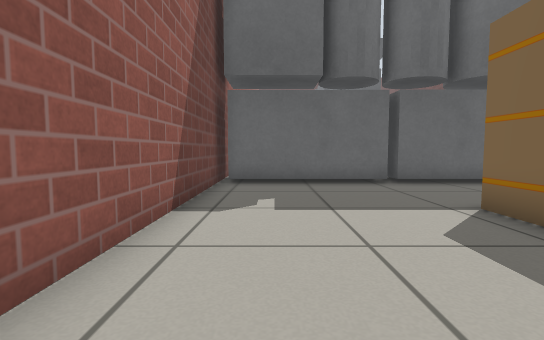
[1] (above)

20 first-person views from a walk through a world built for the Gazebo simulator. The camera is 0.5 m above the floor, tilts 4° down and sees 85° across. The floor is counted in squares, 0.5 m on a side. Each view is taken from the middle of a square. On the plan, view 1 faces up. The plan holds only what a view shows up to about 12 squares ahead; the rest is blank. Simple patterns stand in for the simulator's built-in surfaces. Some surface patterns are stand-ins.

[2]
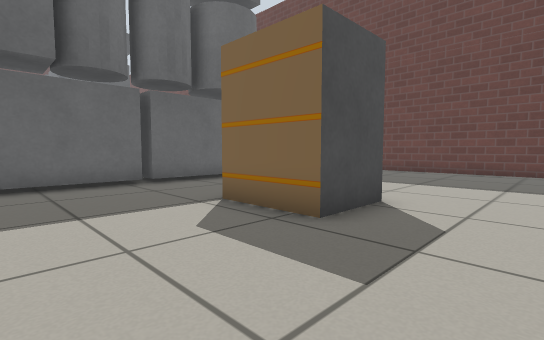

[3]
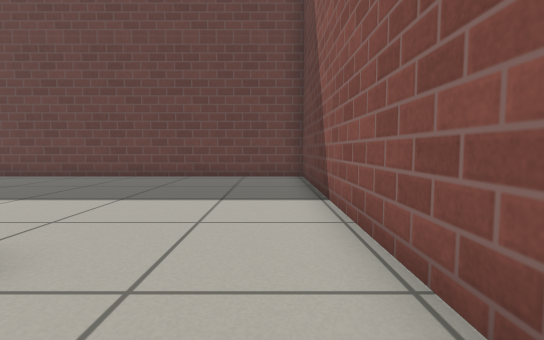

[4]
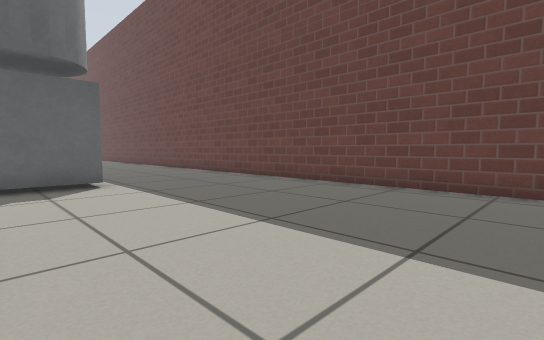

[5]
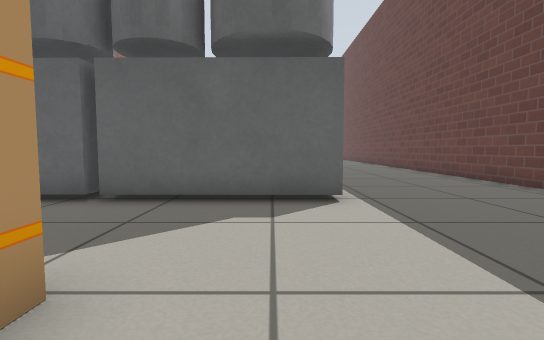

[6]
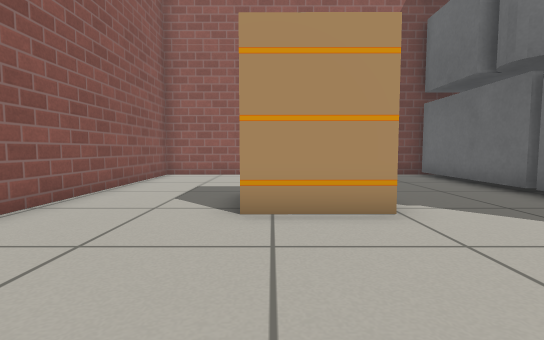

[7]
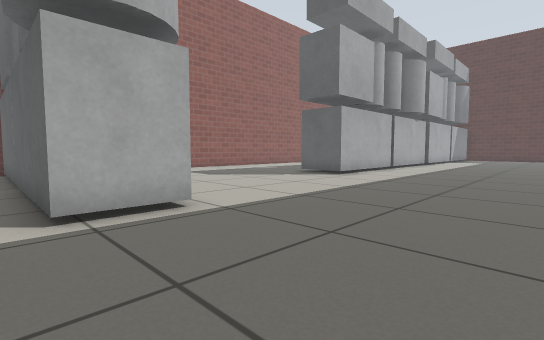

[8]
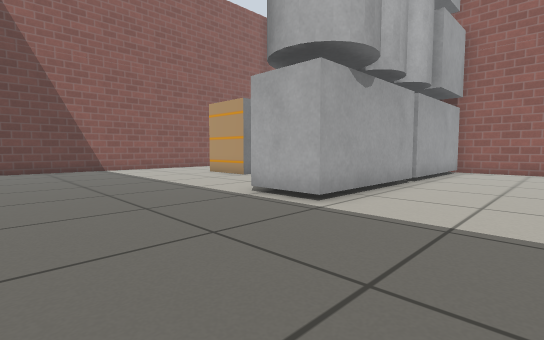

[9]
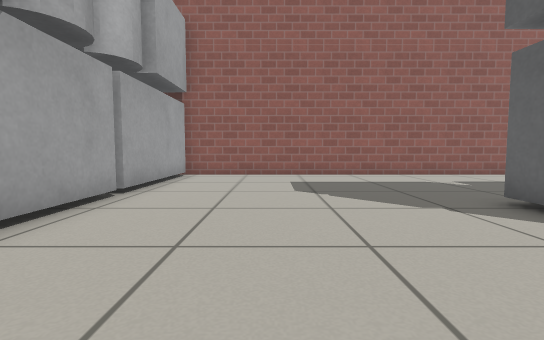

[10]
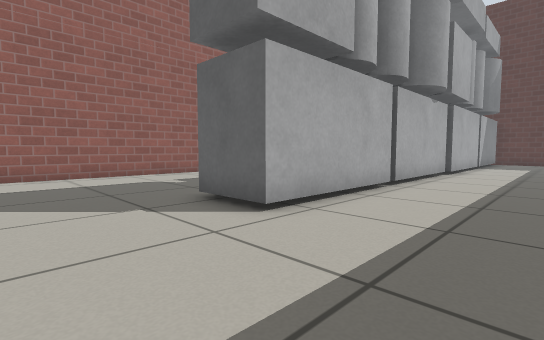

[11]
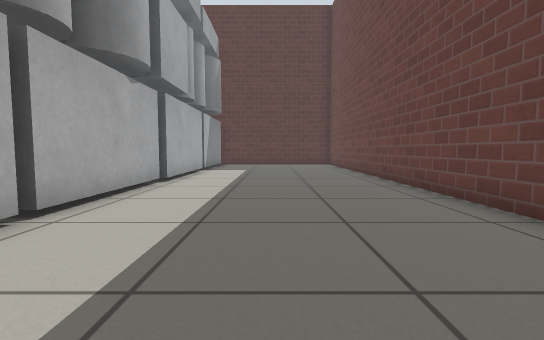

[12]
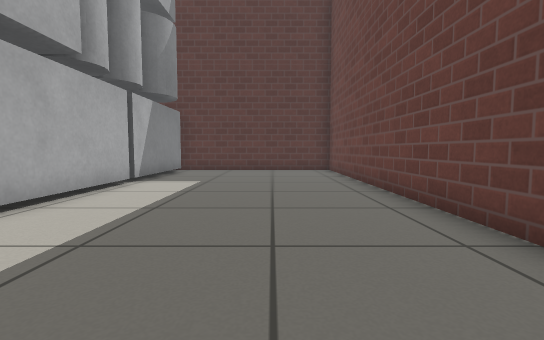

[13]
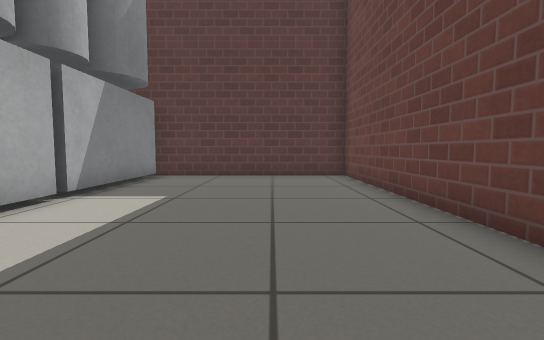

[14]
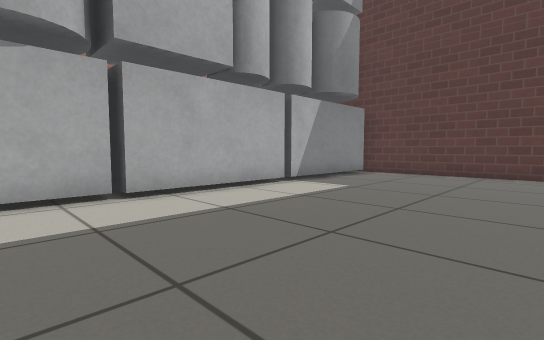

[15]
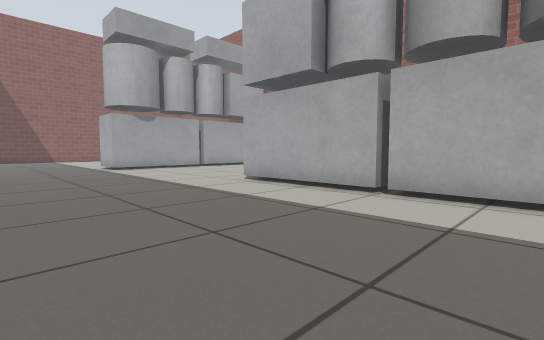

[16]
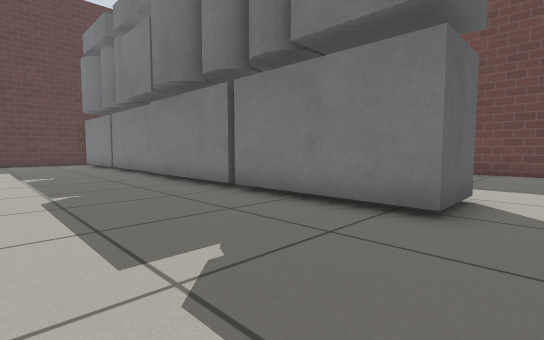

[17]
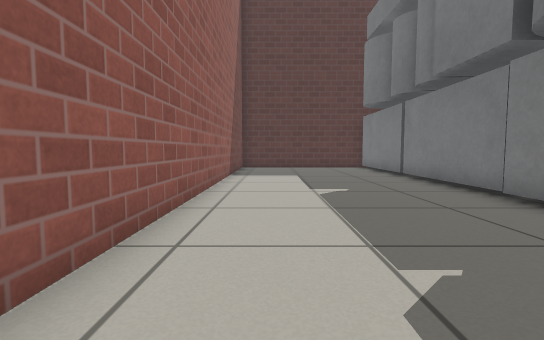

[18]
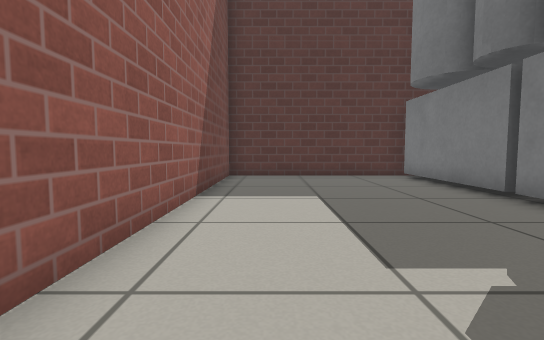

[19]
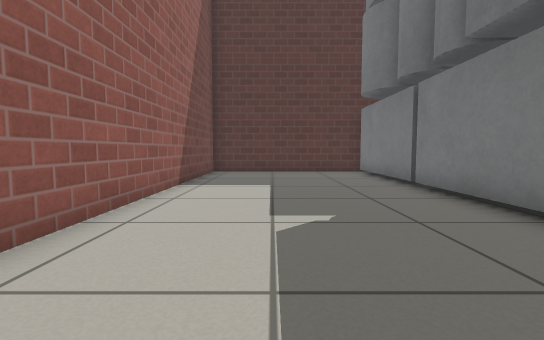

[20]
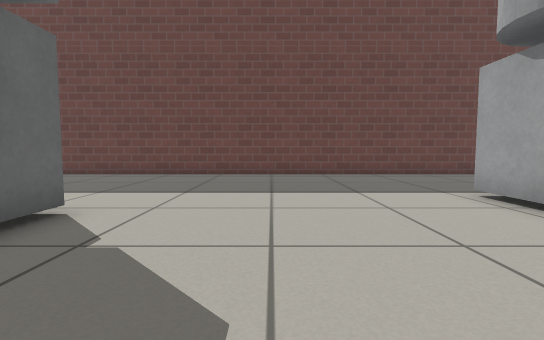

### Floor plan
Key: @ floor where view 1 was taken; # wall or solid block; . floor; S shelf; O other object.
Columns run from 2 left of view 1 to 14 right of it. Each row starts with its distance up from view 1.
 39 #################
 38 #...............#
 37 #......SSS......#
 36 #......SSS......#
 35 #......SSS......#
 34 #......SSS......#
 33 #......SSS......#
 32 #......SSS......#
 31 #......SSS......#
 30 #......SSS......#
 29 #......SSS......#
 28 #......SS.......#
 27 #......SSS......#
 26 #......SSS......#
 25 #......SS.......#
 24 #......SS.......#
 23 #......SS.......#
 22 #......SS.......#
 21 #......SS.......#
 20 #......SS.......#
 19 #......SS.......#
 18 #......SS.......#
 17 #...............#
 16 #...............#
 15 #...............#
 14 #...............#
 13 #...............#
 12 #...............#
 11 #SSS.....S......#
 10 #SSSSSSSSSS.....#
  9 #SSSSSSSSSS.....#
  8 #...............#
  7 #...............#
  6 #...............#
  5 #.....OO........#
  4 #.....OO........#
  3 #.....OO........#
  2 #...............#
  1 #...............#
  0 #.@.............#
 -1 #################

Positions as (right, up) in squares from view 1, and headings:
1: (0, 0), facing up
2: (0, 0), facing up-right
3: (3, 0), facing right
4: (6, 0), facing up-right
5: (7, 3), facing up
6: (10, 3), facing left
7: (13, 8), facing up-left
8: (13, 14), facing down-left
9: (10, 14), facing left
10: (10, 15), facing up-left
11: (10, 19), facing up
12: (11, 24), facing up
13: (11, 27), facing up
14: (13, 26), facing up-left
15: (13, 26), facing down-left
16: (0, 17), facing up-right
17: (0, 22), facing up
18: (0, 27), facing up
19: (1, 25), facing up
20: (2, 15), facing right
